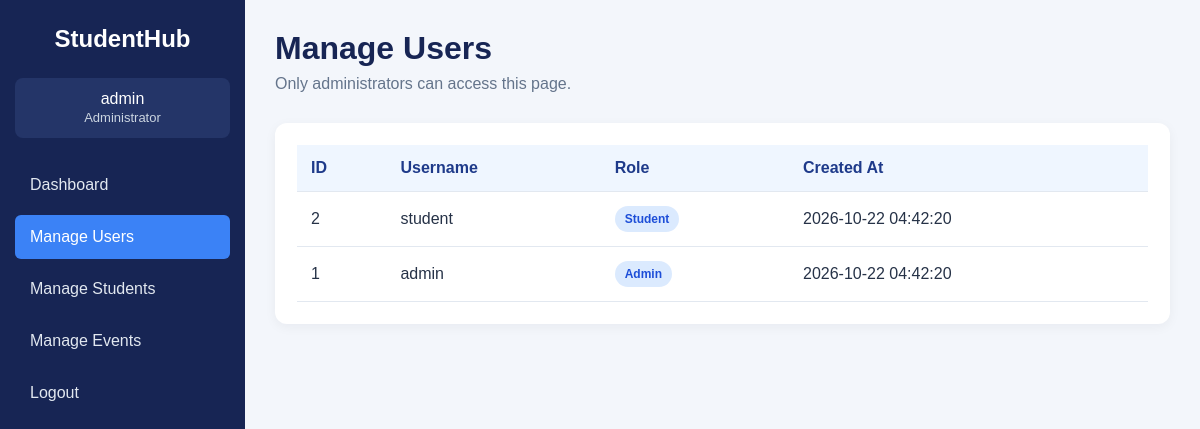
/users.php (signed in), run on the app's committed database.
### tables this page shows
CREATE TABLE IF NOT EXISTS users (
    id INT AUTO_INCREMENT PRIMARY KEY,
    username VARCHAR(100) NOT NULL UNIQUE,
    password VARCHAR(255) NOT NULL,
    role ENUM('admin', 'student') NOT NULL DEFAULT 'student',
    created_at TIMESTAMP DEFAULT CURRENT_TIMESTAMP
);

### users.php (the view, shortened to what this page needs)
<?php
require_once "db.php";
$result = $conn->query(
    "SELECT id, username, role, created_at FROM users ORDER BY id DESC"
);
?>
<!DOCTYPE html>
<html lang="en">
<head>
    <link rel="stylesheet" href="style.css">
</head>
<body>
<div class="layout">
    <aside class="sidebar">
        <h2>StudentHub</h2>
        <p class="sidebar-user">
            <?= htmlspecialchars($_SESSION["username"]) ?><br>
            <span>Administrator</span>
        </p>
        <nav>
            <a href="dashboard.php">Dashboard</a>
            <a class="active" href="users.php">Manage Users</a>
            <a href="students.php">Manage Students</a>
            <a href="events.php">Manage Events</a>
            <a href="logout.php">Logout</a>
        </nav>
    </aside>
    <main class="main-content">
        <header class="topbar">
            <div>
                <h1>Manage Users</h1>
                <p>Only administrators can access this page.</p>
            </div>
        </header>
        <section class="panel">
            <div class="table-wrapper">
                <table>
                    <thead>
                        <tr>
                            <th>ID</th>
                            <th>Username</th>
                            <th>Role</th>
                            <th>Created At</th>
                        </tr>
                    </thead>
                    <tbody>
                    <?php if ($result && $result->num_rows > 0): ?>
                        <?php while ($row = $result->fetch_assoc()): ?>
                            <tr>
                                <td><?= (int) $row["id"] ?></td>
                                <td><?= htmlspecialchars($row["username"]) ?></td>
                                <td>
                                    <span class="role-label">
                                        <?= htmlspecialchars(ucfirst($row["role"])) ?>
                                    </span>
                                </td>
                                <td><?= htmlspecialchars($row["created_at"]) ?></td>
                            </tr>
                        <?php endwhile; ?>
                    <?php else: ?>
                        <tr><td colspan="4">No users found.</td></tr>
                    <?php endif; ?>
                    </tbody>
                </table>
            </div>
        </section>
    </main>
</div>
</body>
</html>

### style.css (style rules this page uses)
* { box-sizing: border-box; }
body { margin: 0; font-family: Arial, sans-serif; background: #f3f6fb; color: #263247; }
.layout { display: flex; min-height: 100vh; }
.sidebar { width: 245px; flex-shrink: 0; background: #172554; color: white; padding: 25px 15px; }
.sidebar h2 { text-align: center; margin: 0 0 25px; }
.sidebar-user { text-align: center; padding: 12px; background: #243568; border-radius: 8px; overflow-wrap: anywhere; }
.sidebar-user span { color: #cbd5e1; font-size: 13px; }
.sidebar nav { display: flex; flex-direction: column; gap: 8px; margin-top: 25px; }
.sidebar nav a { color: #e2e8f0; text-decoration: none; padding: 13px 15px; border-radius: 6px; }
.sidebar nav a:hover, .sidebar nav a.active { background: #3b82f6; color: white; }
.main-content { flex: 1; min-width: 0; padding: 30px; }
.topbar { display: flex; align-items: center; justify-content: space-between; gap: 15px; margin-bottom: 30px; }
.topbar h1 { margin: 0 0 8px; color: #172554; }
.topbar p { margin: 0; color: #64748b; }
.panel { background: white; padding: 22px; border-radius: 12px; box-shadow: 0 3px 12px #0f172a0d; margin-bottom: 25px; }
.table-wrapper { width: 100%; overflow-x: auto; }
table { width: 100%; border-collapse: collapse; min-width: 500px; }
th, td { padding: 14px; text-align: left; border-bottom: 1px solid #e2e8f0; }
th { background: #eff6ff; color: #1e3a8a; }
.role-label { display: inline-block; padding: 6px 10px; background: #dbeafe; color: #1d4ed8; border-radius: 20px; font-size: 12px; font-weight: bold; }

### data on the page
users: id "2", username "student", role "Student", created_at "2026-10-22 04:42:20"
users: id "1", username "admin", role "Admin", created_at "2026-10-22 04:42:20"

### other printed values
$_SESSION["username"] "admin"
